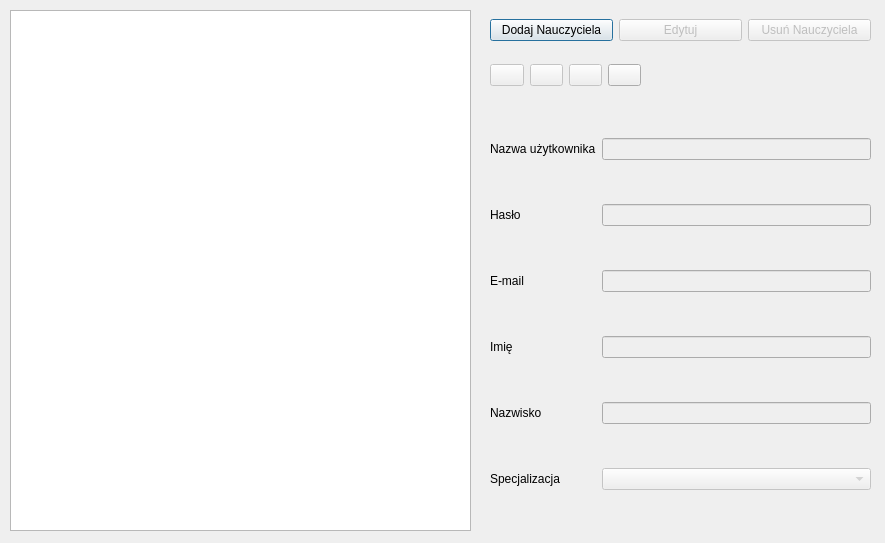
<?xml version="1.0" encoding="UTF-8"?>
<ui version="4.0">
 <class>FormTeachers</class>
 <widget class="QDialog" name="FormTeachers">
  <property name="geometry">
   <rect>
    <x>0</x>
    <y>0</y>
    <width>885</width>
    <height>543</height>
   </rect>
  </property>
  <property name="windowTitle">
   <string>Dialog</string>
  </property>
  <widget class="QTableView" name="tableView">
   <property name="geometry">
    <rect>
     <x>10</x>
     <y>10</y>
     <width>461</width>
     <height>521</height>
    </rect>
   </property>
  </widget>
  <widget class="QWidget" name="horizontalLayoutWidget">
   <property name="geometry">
    <rect>
     <x>490</x>
     <y>10</y>
     <width>381</width>
     <height>41</height>
    </rect>
   </property>
   <layout class="QHBoxLayout" name="horizontalLayout">
    <item>
     <widget class="QPushButton" name="button_Add">
      <property name="enabled">
       <bool>true</bool>
      </property>
      <property name="text">
       <string>Dodaj Nauczyciela</string>
      </property>
      <property name="icon">
       <iconset resource="zasoby.qrc">
        <normaloff>:/z/icons/addteacher.png</normaloff>:/z/icons/addteacher.png</iconset>
      </property>
     </widget>
    </item>
    <item>
     <widget class="QPushButton" name="button_Edit">
      <property name="enabled">
       <bool>false</bool>
      </property>
      <property name="text">
       <string>Edytuj</string>
      </property>
      <property name="icon">
       <iconset resource="zasoby.qrc">
        <normaloff>:/z/icons/editteacher.png</normaloff>:/z/icons/editteacher.png</iconset>
      </property>
     </widget>
    </item>
    <item>
     <widget class="QPushButton" name="button_Delete">
      <property name="enabled">
       <bool>false</bool>
      </property>
      <property name="text">
       <string>Usuń Nauczyciela</string>
      </property>
      <property name="icon">
       <iconset resource="zasoby.qrc">
        <normaloff>:/z/icons/delteacher.png</normaloff>:/z/icons/delteacher.png</iconset>
      </property>
     </widget>
    </item>
   </layout>
  </widget>
  <widget class="QWidget" name="gridLayoutWidget">
   <property name="geometry">
    <rect>
     <x>490</x>
     <y>100</y>
     <width>381</width>
     <height>431</height>
    </rect>
   </property>
   <layout class="QGridLayout" name="gridLayout">
    <item row="2" column="2">
     <widget class="QLineEdit" name="lE_Email">
      <property name="enabled">
       <bool>false</bool>
      </property>
     </widget>
    </item>
    <item row="0" column="1">
     <widget class="QLabel" name="label_2">
      <property name="text">
       <string>Nazwa użytkownika</string>
      </property>
     </widget>
    </item>
    <item row="5" column="1">
     <widget class="QLabel" name="label_6">
      <property name="text">
       <string>Specjalizacja</string>
      </property>
     </widget>
    </item>
    <item row="5" column="2">
     <widget class="QComboBox" name="comboBox">
      <property name="enabled">
       <bool>false</bool>
      </property>
     </widget>
    </item>
    <item row="2" column="1">
     <widget class="QLabel" name="label_3">
      <property name="text">
       <string>E-mail</string>
      </property>
     </widget>
    </item>
    <item row="3" column="1">
     <widget class="QLabel" name="label_4">
      <property name="text">
       <string>Imię</string>
      </property>
     </widget>
    </item>
    <item row="1" column="1">
     <widget class="QLabel" name="label">
      <property name="text">
       <string>Hasło</string>
      </property>
     </widget>
    </item>
    <item row="4" column="1">
     <widget class="QLabel" name="label_5">
      <property name="text">
       <string>Nazwisko</string>
      </property>
     </widget>
    </item>
    <item row="3" column="2">
     <widget class="QLineEdit" name="lE_Surname">
      <property name="enabled">
       <bool>false</bool>
      </property>
     </widget>
    </item>
    <item row="1" column="2">
     <widget class="QLineEdit" name="lE_Password">
      <property name="enabled">
       <bool>false</bool>
      </property>
      <property name="echoMode">
       <enum>QLineEdit::Password</enum>
      </property>
     </widget>
    </item>
    <item row="4" column="2">
     <widget class="QLineEdit" name="lE_Name">
      <property name="enabled">
       <bool>false</bool>
      </property>
     </widget>
    </item>
    <item row="0" column="2">
     <widget class="QLineEdit" name="lE_UserName">
      <property name="enabled">
       <bool>false</bool>
      </property>
     </widget>
    </item>
   </layout>
  </widget>
  <widget class="QWidget" name="horizontalLayoutWidget_2">
   <property name="geometry">
    <rect>
     <x>490</x>
     <y>60</y>
     <width>151</width>
     <height>31</height>
    </rect>
   </property>
   <layout class="QHBoxLayout" name="horizontalLayout_2">
    <item>
     <widget class="QPushButton" name="button_Confirm">
      <property name="enabled">
       <bool>false</bool>
      </property>
      <property name="sizePolicy">
       <sizepolicy hsizetype="Fixed" vsizetype="Fixed">
        <horstretch>0</horstretch>
        <verstretch>0</verstretch>
       </sizepolicy>
      </property>
      <property name="text">
       <string/>
      </property>
      <property name="icon">
       <iconset resource="zasoby.qrc">
        <normaloff>:/z/icons/right-tick.png</normaloff>:/z/icons/right-tick.png</iconset>
      </property>
     </widget>
    </item>
    <item>
     <widget class="QPushButton" name="button_Update">
      <property name="enabled">
       <bool>false</bool>
      </property>
      <property name="sizePolicy">
       <sizepolicy hsizetype="Fixed" vsizetype="Fixed">
        <horstretch>0</horstretch>
        <verstretch>0</verstretch>
       </sizepolicy>
      </property>
      <property name="text">
       <string/>
      </property>
      <property name="icon">
       <iconset resource="zasoby.qrc">
        <normaloff>:/z/icons/update-arrow.png</normaloff>:/z/icons/update-arrow.png</iconset>
      </property>
     </widget>
    </item>
    <item>
     <widget class="QPushButton" name="button_Canel">
      <property name="enabled">
       <bool>false</bool>
      </property>
      <property name="sizePolicy">
       <sizepolicy hsizetype="Fixed" vsizetype="Fixed">
        <horstretch>0</horstretch>
        <verstretch>0</verstretch>
       </sizepolicy>
      </property>
      <property name="text">
       <string/>
      </property>
      <property name="icon">
       <iconset resource="zasoby.qrc">
        <normaloff>:/z/icons/gross-dark-cross.png</normaloff>:/z/icons/gross-dark-cross.png</iconset>
      </property>
     </widget>
    </item>
    <item>
     <widget class="QPushButton" name="button_ShowPassword">
      <property name="enabled">
       <bool>true</bool>
      </property>
      <property name="sizePolicy">
       <sizepolicy hsizetype="Fixed" vsizetype="Fixed">
        <horstretch>0</horstretch>
        <verstretch>0</verstretch>
       </sizepolicy>
      </property>
      <property name="text">
       <string/>
      </property>
      <property name="icon">
       <iconset resource="zasoby.qrc">
        <normaloff>:/z/icons/magnifier-with-an-eye.png</normaloff>:/z/icons/magnifier-with-an-eye.png</iconset>
      </property>
     </widget>
    </item>
   </layout>
  </widget>
 </widget>
 <resources>
  <include location="zasoby.qrc"/>
 </resources>
 <connections/>
</ui>
